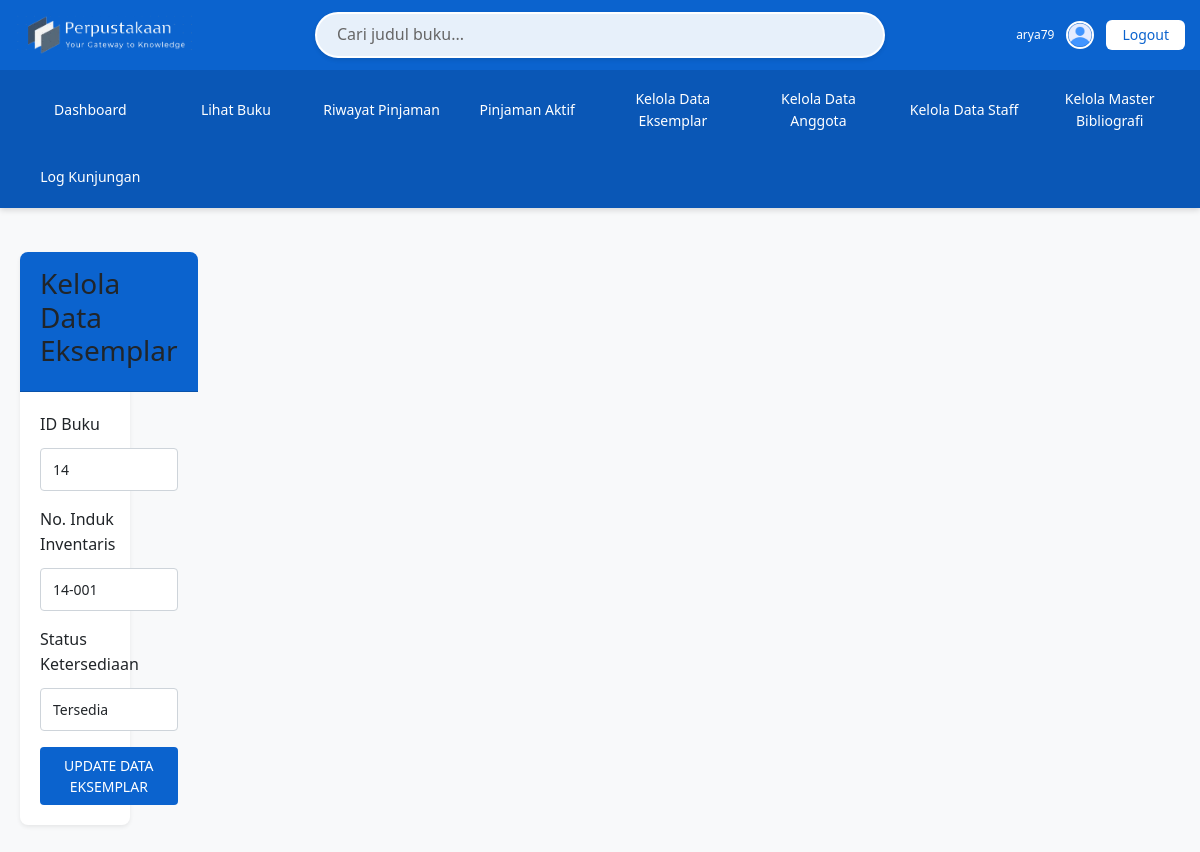
The app's page /eksemplar/edit/84 (signed in) with its own data.
### tables this page shows
CREATE TABLE `eksemplar` (
  `ID_Eksemplar` int(11) NOT NULL,
  `ID_Buku` int(11) NOT NULL,
  `No_Induk_Inventaris` varchar(50) NOT NULL,
  `Status_Ketersediaan` text DEFAULT 'tersedia'
);

### src/Controllers/EksemplarController.php (called while the page is built, shortened)
<?php
class EksemplarController extends Controller {
    public function edit($id) {
        $eksemplarModel = new EksemplarModel();
        $eksemplar = $eksemplarModel->getById($id);
        $this->render('eksemplar/edit', [
            'title' => 'Kelola Data Eksemplar - Sistem Perpustakaan',
            'eksemplar' => $eksemplar
        ]);
    }
}

### public/index.php (called while the page is built, shortened)
<?php
$app = new App();
$app->run();

### src/Config/Database.php (called while the page is built, shortened)
<?php
class Database {
    private static $host = 'sql309.infinityfree.com';
    private static $databaseName = 'if0_40428442_perpustakaan';
    private static $username = 'if0_40428442';
    private static $password = 'rY2VzNp5fGuOE';
    public static function getHost() {
        return self::$host;
    }
    public static function getDatabaseName() {
        return self::$databaseName;
    }
    public static function getUsername() {
        return self::$username;
    }
    public static function getPassword() {
        return self::$password;
    }
}
?>

### src/Core/Model.php (called while the page is built, shortened)
<?php
class Model {
    public function __construct() {
        $host = Database::getHost();
        $dbname = Database::getDatabaseName();
        $username = Database::getUsername();
        $password = Database::getPassword();
        try {
            $options = [
                \PDO::ATTR_ERRMODE => \PDO::ERRMODE_EXCEPTION,
                \PDO::ATTR_DEFAULT_FETCH_MODE => \PDO::FETCH_ASSOC,
                \PDO::ATTR_EMULATE_PREPARES => false,
                \PDO::MYSQL_ATTR_INIT_COMMAND => "SET NAMES utf8",
                \PDO::ATTR_TIMEOUT => 30,
            ];
            $this->db = new \PDO("mysql:host=$host;dbname=$dbname;charset=utf8mb4", $username, $password, $options);
        } catch (\PDOException $e) {
            error_log("Database connection failed: " . $e->getMessage());
            if (defined('DEBUG') && DEBUG) {
                throw new \Exception("Database connection failed: " . $e->getMessage());
            } else {
                throw new \Exception("Unable to connect to the database. Please check the configuration.");
            }
        }
    }
}

### src/Models/EksemplarModel.php (called while the page is built, shortened)
<?php
class EksemplarModel extends Model {
    private $table = 'eksemplar';
    public function getById($id) {
        try {
            $sql = "SELECT * FROM {$this->table} WHERE ID_Eksemplar = :id";
            $stmt = $this->db->prepare($sql);
            $stmt->execute(['id' => $id]);
            return $stmt->fetch(\PDO::FETCH_ASSOC);
        } catch (\PDOException $e) {
            return null;
        }
    }
}

### src/Views/eksemplar/edit.php (the view, shortened to what this page needs)
<div class="container mt-4">
    <div class="row justify-content-center">
        <div class="col-md-8">
            <div class="card">
                <div class="card-header">
                    <h3>Kelola Data Eksemplar</h3>
                </div>
                <div class="card-body">
                    <form action="/eksemplar/update/<?php echo htmlspecialchars($eksemplar['ID_Eksemplar'] ?? ''); ?>" method="POST">
                        <div class="mb-3">
                            <label for="id_buku" class="form-label">ID Buku</label>
                            <input type="text" class="form-control" id="id_buku" name="id_buku"
                                   value="<?php echo htmlspecialchars($eksemplar['ID_Buku'] ?? ''); ?>"
                                   placeholder="Contoh: 1" required>
                        </div>
                        <div class="mb-3">
                            <label for="no_induk" class="form-label">No. Induk Inventaris</label>
                            <input type="text" class="form-control" id="no_induk" name="no_induk"
                                   value="<?php echo htmlspecialchars($eksemplar['No_Induk_Inventaris'] ?? ''); ?>"
                                   placeholder="Contoh: INV-001" required>
                        </div>
                        <div class="mb-3">
                            <label for="status" class="form-label">Status Ketersediaan</label>
                            <select class="form-control" id="status" name="status" required>
                                <option value="tersedia" <?php echo (isset($eksemplar['Status_Ketersediaan']) && $eksemplar['Status_Ketersediaan'] == 'tersedia') ? 'selected' : ''; ?>>Tersedia</option>
                            </select>
                        </div>
                        <div class="d-grid">
                            <button type="submit" class="btn btn-primary">UPDATE DATA EKSEMPLAR</button>
                        </div>
                    </form>
                </div>
            </div>
        </div>
    </div>
</div>
<?php
include __DIR__ . '/../layouts/master.php';
?>

### public/assets/style.css (style rules this page uses)
* { margin: 0; padding: 0; box-sizing: border-box; }
body { font-family: 'Segoe UI', Tahoma, Geneva, Verdana, sans-serif; background-color: #f8f9fa; color: #333; line-height: 1.6; }
.container { max-width: 1200px; margin: 0 auto; padding: 20px; display: grid; grid-template-columns: 1fr; gap: 20px; }
.row { display: grid; grid-template-columns: repeat(12, 1fr); gap: 20px; }
.card { border: none; border-radius: 8px; box-shadow: 0 0.125rem 0.25rem rgba(0, 0, 0, 0.075); margin-bottom: 20px; background-color: #fff; display: grid; grid-template-rows: auto 1fr; }
.card-header { background-color: #0b63ce; color: white; border-radius: 8px 8px 0 0 !important; font-weight: 600; padding: 15px 20px; }
.card-body { padding: 20px; display: grid; gap: 15px; }
.form-label { font-weight: 500; margin-bottom: 5px; color: #212529 !important; }
.form-control { border: 1px solid #ced4da; border-radius: 4px; padding: 10px 12px; font-size: 14px; transition: border-color 0.15s ease-in-out, box-shadow 0.15s ease-in-out; width: 100%; }
.mb-3 { display: grid; gap: 5px; }
.btn { border-radius: 4px; padding: 8px 16px; font-size: 14px; font-weight: 500; transition: all 0.2s ease-in-out; border: none; display: inline-grid; place-items: center; text-align: center; }
.btn-primary { background-color: #0b63ce; color: white; }
.d-grid .btn { width: 100%; }
h1, h2, h3, h4, h5, h6 { margin-bottom: 0.5rem; font-weight: 500; line-height: 1.2; color: #212529; }
h3 { font-size: 1.75rem; }
.d-grid { display: grid; }
.justify-content-center { justify-content: center; }
.mt-4 { margin-top: 1.5rem; }
.mb-3 { margin-bottom: 1rem; display: grid; gap: 5px; }
@media (min-width: 1200px) { .container { max-width: 1400px; } }

### records on screen
eksemplar: id_buku "14", no_induk "14-001", status "Tersedia"

### other values on screen
$username "arya79"
